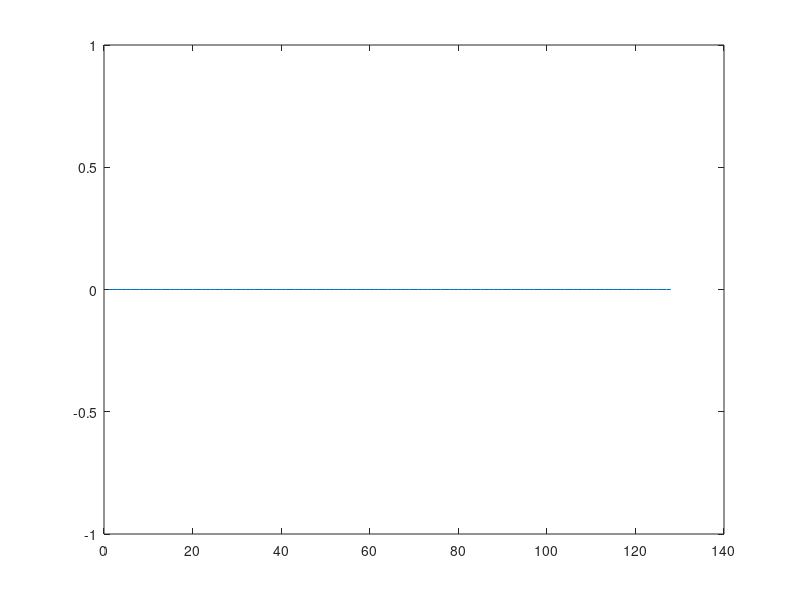
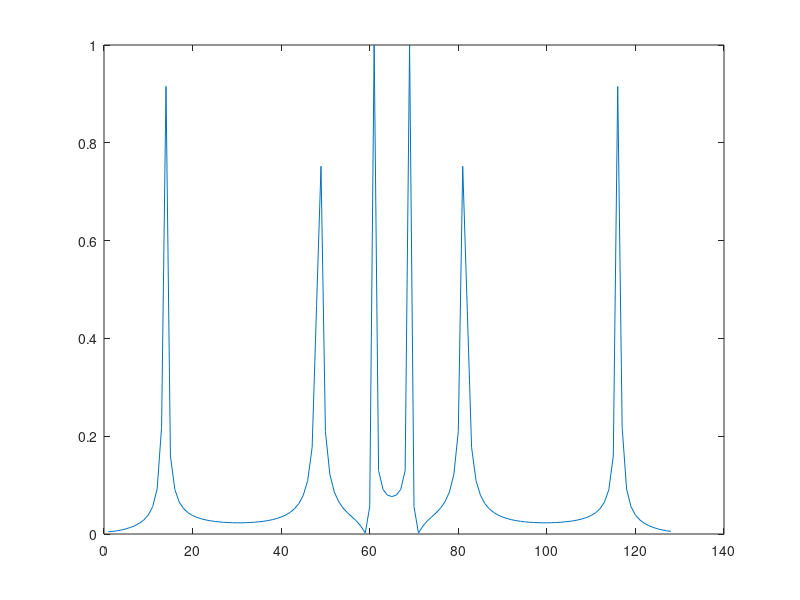

The MATLAB source for these figures, in order:
clc
clear all
close all

Fs=1000;
t0=0:1/Fs:1-1/Fs;

x=cos(2*pi*t0*32)+cos(2*pi*t0*128)+cos(2*pi*t0*400);

figure
plot(t0,x);
title('signal');
ylabel('x(t)');
xlabel('time(sec');

N=128;
n=pow2(nextpow2(N));

y1=fft(x,n);
y2=fft(x(1:500),n);

y1=y1/max(y1);
y2=y2/max(y2);

plot(abs(y2-y1));
figure
plot(abs(fftshift(y1)));